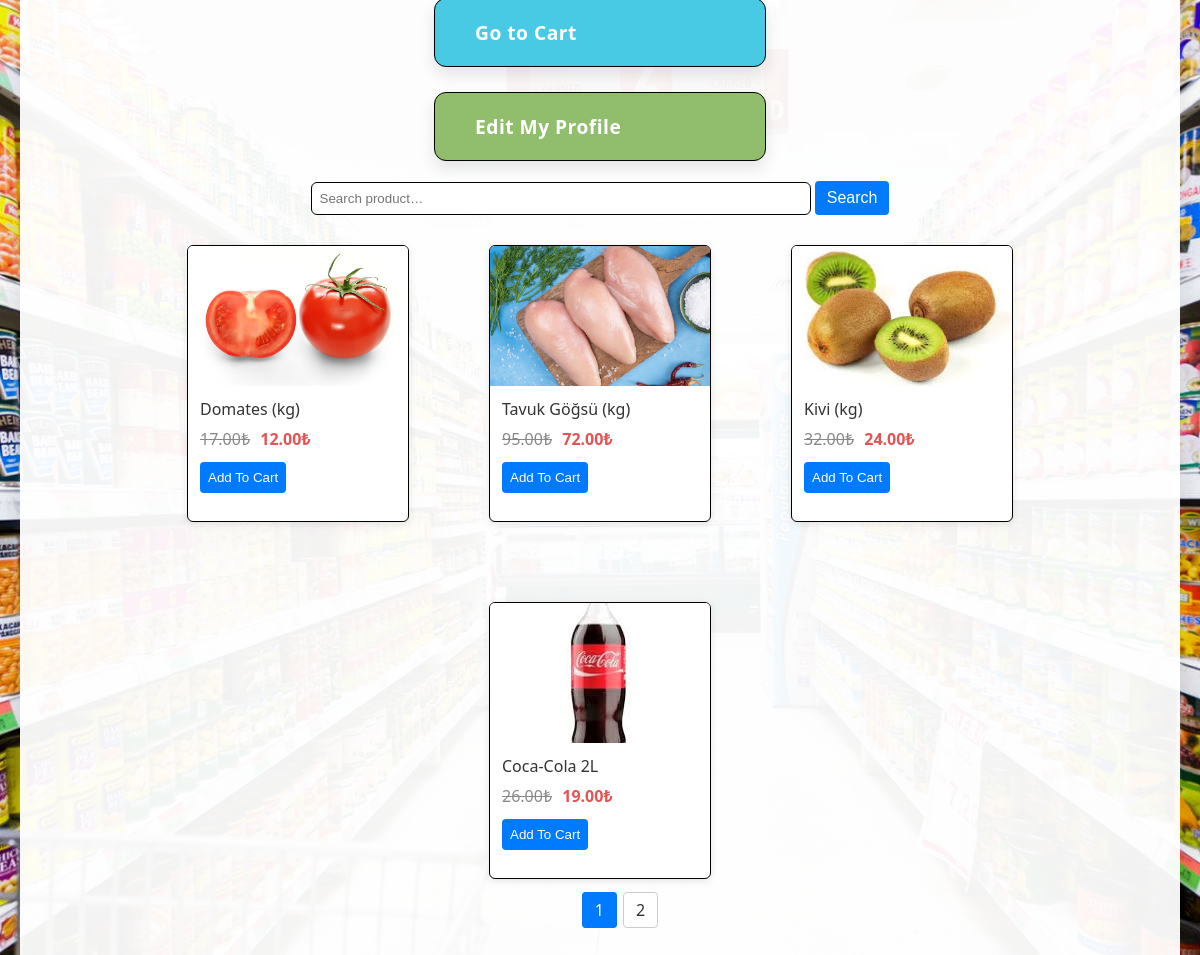
/index.php (signed in), run on the app's committed database.
### tables this page shows
CREATE TABLE IF NOT EXISTS `products` (
  `product_id`       int NOT NULL AUTO_INCREMENT,
  `market_id`        int NOT NULL,
  `title`            varchar(255) NOT NULL,
  `stock`            int NOT NULL,
  `normal_price`     decimal(10,2) NOT NULL,
  `discounted_price` decimal(10,2) NOT NULL,
  `expiration_date`  date NOT NULL,
  `image`            varchar(255) NOT NULL,
  PRIMARY KEY (`product_id`),
  KEY `market_id` (`market_id`)
);

### index.php (the view, shortened to what this page needs)
<link rel="stylesheet" href="https://cdnjs.cloudflare.com/ajax/libs/font-awesome/4.7.0/css/font-awesome.min.css">
<?php
$pdo = getPDO();
if ($_SESSION['user_type'] === 'consumer') {
    $stmt = $pdo->prepare("SELECT city, district FROM users WHERE user_id = ?");
    $stmt->execute([$_SESSION['user_id']]);
    [$city, $district] = $stmt->fetch(PDO::FETCH_NUM);
    $q      = trim($_GET['q'] ?? '');
    $page   = max(1, (int)($_GET['page'] ?? 1));
    $per    = 4;
    $offset = ($page - 1) * $per;
    $where  = "p.expiration_date > CURDATE() AND u.city = ?";
    $params = [$city];
    $countSql = "SELECT COUNT(*) FROM products p
             LEFT JOIN markets m ON p.market_id = m.market_id
             LEFT JOIN users u   ON m.user_id = u.user_id
             WHERE {$where}";
    $cstm = $pdo->prepare($countSql);
    $cstm->execute($params);
    $total = $cstm->fetchColumn();
    $pages = (int)ceil($total / $per);
    $sql = "SELECT p.*
        FROM products p
        LEFT JOIN markets m ON p.market_id = m.market_id
        LEFT JOIN users u   ON m.user_id    = u.user_id
        WHERE {$where}
        ORDER BY (u.district = ? OR u.district IS NULL) DESC, p.expiration_date ASC
        LIMIT {$per} OFFSET {$offset}";
    $params[] = $district;
    $stm = $pdo->prepare($sql);
    $stm->execute($params);
    $products = $stm->fetchAll();
}
?>
<!DOCTYPE html>
<html lang="tr">
<head>
</head>
<body>
  <div class="wrapper">
    <div class="nav">
      <?php if ($_SESSION['user_type'] === 'consumer'): ?>
        <a href="viewCart.php" class="cart">Go to Cart</a>
      <?php else: ?>
        <a href="market_products.php">Market Management</a>
      <?php endif; ?>
      <a href="updateProfile.php" class="profile">Edit My Profile</a>
    </div>
    <?php if ($_SESSION['user_type'] === 'consumer'): ?>
      <form class="search" method="get">
        <input name="q" placeholder="Search product…" value="<?= htmlspecialchars($q) ?>">
        <button type="submit">Search</button>
      </form>
      <?php if (empty($products)): ?>
        <p>Product not found.</p>
      <?php else: ?>
        <div class="grid">
          <?php foreach ($products as $p): ?>
            <div class="card">
              <img src="img/<?= htmlspecialchars($p['image']) ?>" alt="">
              <div class="card-body">
                <div class="card-title"><?= htmlspecialchars($p['title']) ?></div>
                <div class="card-prices">
                  <span class="old"><?= htmlspecialchars($p['normal_price']) ?>₺</span>
                  <span class="new"><?= htmlspecialchars($p['discounted_price']) ?>₺</span>
                </div>
                <form method="POST" action="addToCart.php" class="card-action">
                  <button>Add To Cart</button>
                </form>
              </div>
            </div>
          <?php endforeach; ?>
        </div>
        <?php if ($pages > 1): ?>
          <ul class="pagination">
            <?php for ($i = 1; $i <= $pages; $i++): ?>
              <li>
                <a href="?q=<?= urlencode($q) ?>&page=<?= $i ?>"
                   class="<?= $i === $page ? 'current' : '' ?>">
                  <?= $i ?>
                </a>
              </li>
            <?php endfor; ?>
          </ul>
        <?php endif; ?>
      <?php endif; ?>
    <?php endif; ?>
  </div>
</body>
</html>

### index.php (style rules this page uses)
body { font-family: Arial, sans-serif; background: #a3d5ff; margin: 0; padding: 20px; }
.wrapper { max-width: max-content; margin: 0 auto; }
.nav { display: flex; gap: 10px; flex-wrap: wrap; margin-bottom: 20px; }
.nav a { padding: 8px 16px; background: #007bff; color: #fff; text-decoration: none; border-radius: 4px; display: flex; align-items: center; gap: 6px; }
.nav a.cart { background: #28a745; border: 1.5px solid black; }
.nav a.profile { background: #ffc107; color:#333;border: 1.5px solid black; }
.search { margin: 0 auto 30px auto; text-align: center; }
.search input { border: 1.5px solid black; border-radius: 6px; padding: 8px; width: 60%; max-width: 500px; box-sizing: border-box; }
.search button { border: 1.5px solid black; padding: 8px 12px; border: none; background: #007bff; color: #fff; border-radius: 4px; cursor: pointer; font-size: 1rem; }
.grid { display: flex; flex-wrap: wrap; gap: 80px; justify-content: center; }
.card { border: 1.5px solid black; width: 220px; background: #fff; border-radius: 6px; box-shadow: 0 2px 8px rgba(0,0,0,0.1); display: flex; flex-direction: column; overflow: hidden; }
.card img { width: 100%; height: 140px; object-fit: cover; }
.card-body { flex: 1; padding: 12px; display: flex; flex-direction: column; }
.card-title { font-size: 1rem; margin-bottom: 8px; }
.card-prices { margin-bottom: 12px; }
.old { text-decoration: line-through; color: #888; margin-right: 6px; }
.new { color: #e55353; font-weight: bold; }
.card-action button { margin-top: auto; padding: 8px; border: none; background: #007bff; color: #fff; border-radius: 4px; cursor: pointer; }
.pagination { display: flex; list-style: none; gap: 6px; margin-top: 20px; justify-content: center; }
.pagination a { padding: 6px 12px; background: #fff; border: 1px solid #ccc; border-radius: 4px; text-decoration: none; color: #333; }
.pagination a.current { background: #007bff; color: #fff; border-color: #007bff; }
body { margin: 0; height: 100vh; font-family: 'Segoe UI', Tahoma, Geneva, Verdana, sans-serif; background: linear-gradient(to right, #f0f2f5, #e2e8f0); color: #333; background-image: url(./img/bg.jpg); background-size: cover; background-position: center; display: flex; align-items: center; justify-content: center; }
.wrapper { background: rgba(255, 255, 255, 0.95); padding: 40px; border-radius: 20px; box-shadow: 0 15px 35px rgba(0, 0, 0, 0.15); }
.nav { display: flex; flex-direction: column; align-items: center; gap: 25px; }
.nav a { text-decoration: none; padding: 20px 40px; border-radius: 12px; font-weight: 700; font-size: 1.2rem; transition: all 0.3s ease; box-shadow: 0 8px 16px rgba(0, 0, 0, 0.1); width: 250px; text-align: center; letter-spacing: 0.5px; }
.nav a.cart { background-color: #48cae4; color: white; }
.nav a.profile { background-color: #90be6d; color: white; }

### data on the page
products: image (picture), title "Domates (kg)", normal_price "17.00", discounted_price "12.00"
products: image (picture), title "Tavuk Göğsü (kg)", normal_price "95.00", discounted_price "72.00"
products: image (picture), title "Kivi (kg)", normal_price "32.00", discounted_price "24.00"
products: image (picture), title "Coca-Cola 2L", normal_price "26.00", discounted_price "19.00"
